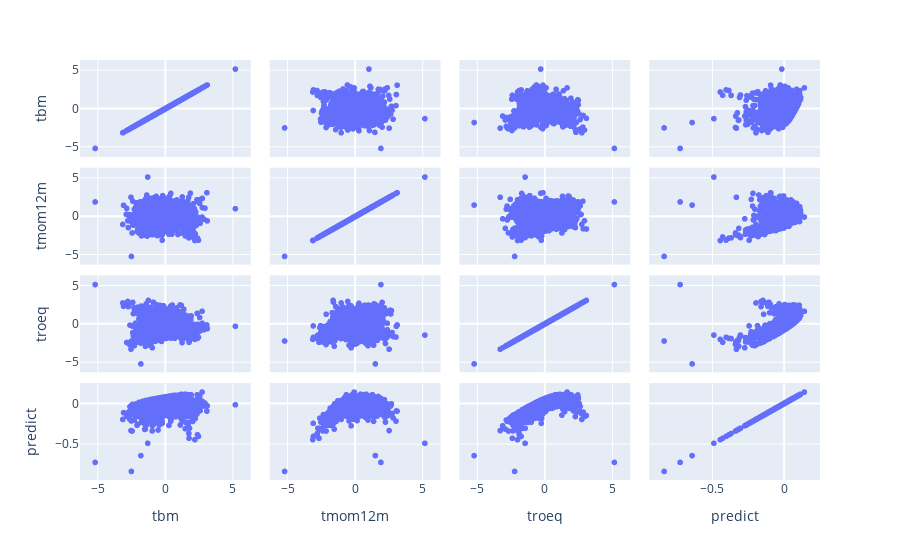

Notebook source saved alongside this figure:
### Markdown cell above
#### Transformed features

### Code cell
cd = np.empty(shape=(df.shape[0], 3, 1), dtype=float)
cd[:, 0] = df.tbm.to_numpy().reshape(-1, 1)
cd[:, 1] = df.tmom12m.to_numpy().reshape(-1, 1)
cd[:, 2] = df.troeq.to_numpy().reshape(-1, 1)
string = """
    %{text}<br>
    tbm = %{customdata[0]:.2}<br>
    tmom12m = %{customdata[1]:.2}<br>
    troeq = %{customdata[2]:.2}<extra></extra>
    """
    
fig = px.scatter_matrix(df[["tbm", "tmom12m", "troeq", "predict"]])
fig.update_traces(
    text=df.index.to_list(),
    customdata=cd,
    hovertemplate=string,
)
fig.show()

### Figure 1 — Plotly figure (JSON) as saved in the notebook; plotly's stock layout.template omitted (floating-point values rounded to 4 significant figures; data arrays with more than 128 entries replaced by an {"elided": "..."} marker saying what was removed)
{"data": [{"customdata": {"elided": "1887x3x1 float values"}, "dimensions": [{"axis": {"matches": true}, "label": "tbm", "values": {"elided": "1887 float values"}}, {"axis": {"matches": true}, "label": "tmom12m", "values": {"elided": "1887 float values"}}, {"axis": {"matches": true}, "label": "troeq", "values": {"elided": "1887 float values"}}, {"axis": {"matches": true}, "label": "predict", "values": {"elided": "1887 float values"}}], "hovertemplate": "\n    %{text}<br>\n    tbm = %{customdata[0]:.2}<br>\n    tmom12m = %{customdata[1]:.2}<br>\n    troeq = %{customdata[2]:.2}<extra></extra>\n    ", "legendgroup": "", "marker": {"color": "#636efa", "symbol": "circle"}, "name": "", "showlegend": false, "text": {"elided": "1887 str values"}, "type": "splom"}], "layout": {"dragmode": "select", "legend": {"tracegroupgap": 0}, "margin": {"t": 60}}}
